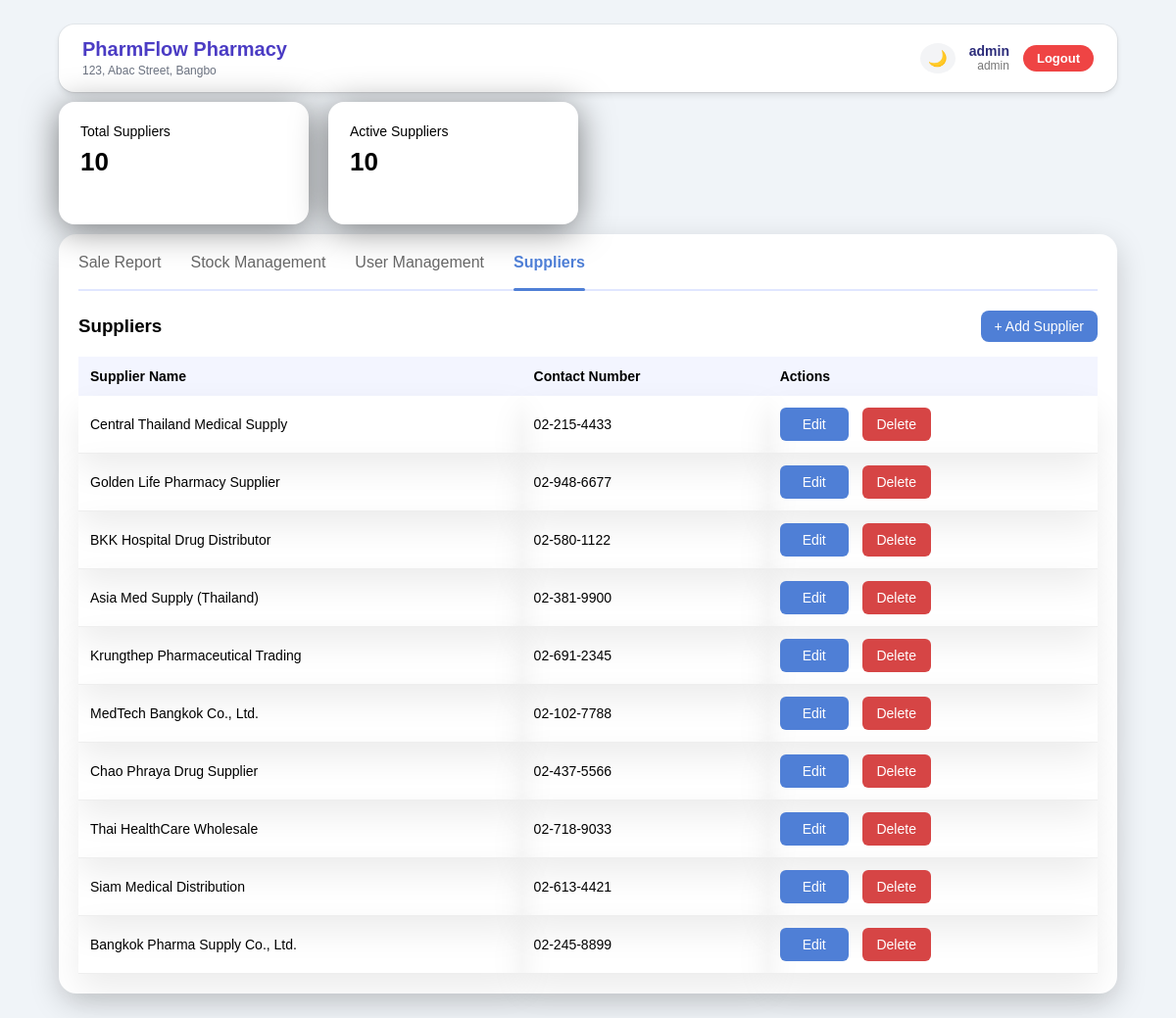
The page /admin/suppliers.php (signed in) on the database its author committed.
### tables this page shows
CREATE TABLE `suppliers` (
  `supplier_id` int(1) NOT NULL COMMENT 'Unique supplier identifier',
  `supplier_name` varchar(100) NOT NULL COMMENT 'Supplier/vendor company name',
  `contact_number` varchar(20) DEFAULT NULL COMMENT 'Supplier contact phone number',
  `created_at` timestamp NOT NULL DEFAULT current_timestamp() COMMENT 'Record creation date'
);

### admin/suppliers.php (the view, shortened to what this page needs)
<?php
require_once "../config/db.php";
?>
<!DOCTYPE html>
<html lang="en">
<head>
    <link rel="stylesheet" href="../assets/css/style.css">
    <link rel="stylesheet" href="../assets/css/dashboard.css">
</head>
<body>
<div class="dashboard-page">
    <?php include "../includes/header.php"; ?>
    <div class="dashboard-container">
    <?php include "../includes/stats_supplier.php"; ?>
        <div class="panel">
            <div class="tabs">
                <a href="sales_report.php">Sale Report</a>
                <a href="dashboard.php">Stock Management</a>
                <a href="users.php">User Management</a>
                <a class="active" href="suppliers.php">Suppliers</a>
            </div>
            <div class="panel-header">
                <h3>Suppliers</h3>
                <button class="btn-primary" onclick="openAddSupplier()">+ Add Supplier</button>
            </div>
            <table>
                <thead>
                    <tr>
                        <th>Supplier Name</th>
                        <th>Contact Number</th>
                        <th>Actions</th>
                    </tr>
                </thead>
                <tbody>
                <?php
                $result = $conn->query("SELECT * FROM suppliers ORDER BY supplier_id DESC");
                while ($row = $result->fetch_assoc()):
                ?>
                    <tr>
                        <td><?= htmlspecialchars($row["supplier_name"]) ?></td>
                        <td><?= htmlspecialchars($row["contact_number"]) ?></td>
                        <td>
                            <div class="action-buttons">
                                <button class="btn-edit"
                                    onclick='openEditSupplier(<?= json_encode($row) ?>)'>
                                    Edit
                                </button>
                                <a class="btn-delete"
                                   href="supplier_delete.php?id=<?= $row["supplier_id"] ?>"
                                   onclick="return confirm('Delete this supplier?')">
                                   Delete
                                </a>
                            </div>
                        </td>
                    </tr>
                <?php endwhile; ?>
                </tbody>
            </table>
        </div>
    </div>
</div>
</body>
</html>

### includes/header.php (shortened to what this page needs)
<div class="top-bar">
    <div class="brand">
        <h2>PharmFlow Pharmacy</h2>
        <small>123, Abac Street, Bangbo</small>
    </div>
    <div class="user-info">
        <button id="themeToggle" class="theme-toggle" title="Toggle dark mode">
            🌙
        </button>
        <div class="user-text">
            <span class="username"><?= htmlspecialchars($_SESSION["username"]) ?></span>
            <span class="role"><?= htmlspecialchars($_SESSION["role"]) ?></span>
        </div>
            <a href="../auth/logout.php" class="logout-btn">Logout</a>
    </div>
</div>

### includes/stats_supplier.php
<?php
require_once "../config/db.php";
$totalSuppliers = $conn->query(
    "SELECT COUNT(*) total FROM suppliers"
)->fetch_assoc()["total"] ?? 0;
$activeSuppliers = $conn->query(
    "SELECT COUNT(DISTINCT supplier_id) total
     FROM medicines
     WHERE supplier_id IS NOT NULL"
)->fetch_assoc()["total"] ?? 0;
?>
<div class="stats-grid">
    <div class="stat-card">
        <p>Total Suppliers</p>
        <h3><?= $totalSuppliers ?></h3>
    </div>
    <div class="stat-card success">
        <p>Active Suppliers</p>
        <h3><?= $activeSuppliers ?></h3>
    </div>
</div>

### assets/css/style.css (style rules this page uses)
* { box-sizing: border-box; font-family: Arial, sans-serif; }
body { margin: 0; min-height: 100vh; background: #F0F4F8; font-family: Arial, sans-serif; }
button { padding: 12px; border: none; border-radius: 10px; background: #4f7fd6; color: white; font-size: 16px; cursor: pointer; }

### assets/css/dashboard.css (style rules this page uses)
* { box-sizing: border-box; }
.dashboard-container { width: 100%; padding: 10px 60px 25px 60px; }
.dashboard-page { min-height: 100vh; }
.top-bar { background: white; padding: 16px 25px; display: flex; justify-content: space-between; align-items: center; border-radius: 14px; width: calc(100% - 120px); margin: 25px 60px 0px 60px; box-shadow: 0 10px 30px rgba(0,0,0,0.15); }
.brand h2 { margin: 0; color: #4b3cc4; }
.brand small { color: #777; }
.user-info { display: flex; align-items: center; gap: 14px; }
.user-text { display: flex; flex-direction: column; align-items: flex-end; line-height: 1.1; }
.user-text .username { font-weight: 600; color: #2c2c7a; font-size: 14px; }
.user-text .role { font-size: 12px; color: #777; }
.logout-btn { background: #d64545; color: white; padding: 8px 16px; border-radius: 10px; text-decoration: none; font-size: 14px; font-weight: 500; }
.stats-grid { display: grid; grid-template-columns: repeat(4, 1fr); gap: 20px; margin-bottom: 10px; }
.stat-card { background: white; padding: 22px; border-radius: 16px; box-shadow: 0 5px 35px rgba(0,0,0,0.5); transition: transform 0.25s ease, box-shadow 0.25s ease; }
.stat-card p { margin: 0; font-size: 14px; }
.stat-card h3 { margin-top: 8px; font-size: 26px; }
.tabs { display: flex; gap: 30px; padding-bottom: 10px; margin-bottom: 20px; border-bottom: 2px solid #e0e6ff; }
.tabs a { text-decoration: none; color: #666; font-weight: 500; padding-bottom: 8px; position: relative; }
.tabs a.active { color: #4f7fd6; font-weight: 600; }
.tabs a.active::after { content: ""; position: absolute; left: 0; bottom: -12px; width: 100%; height: 3px; background: #4f7fd6; border-radius: 2px; }
.panel { background: white; border-radius: 18px; padding: 20px; box-shadow: 0 10px 30px rgba(0,0,0,0.18); }
.panel-header { display: flex; justify-content: space-between; align-items: center; margin-bottom: 15px; }
.panel-header h3 { margin: 0; }
table { width: 100%; border-collapse: collapse; }
th { text-align: left; padding: 12px; background: #f3f5ff; font-size: 14px; }
td { box-shadow: 0 15px 35px rgba(0,0,0,0.08); transition: transform 0.25s ease, box-shadow 0.25s ease; }
td { padding: 12px; border-bottom: 1px solid #eee; font-size: 14px; }
.action-buttons a { display: inline-flex; align-items: center; justify-content: center; text-decoration: none; width: 70px; height: 34px; border-radius: 6px; font-size: 14px; }
.action-buttons { display: flex; gap: 8px; justify-content: left; }
.action-buttons button { width: 70px; height: 34px; font-size: 14px; border-radius: 6px; padding: 0; }
.btn-primary { background: #4f7fd6; color: white; padding: 8px 14px; border-radius: 8px; text-decoration: none; font-size: 14px; }
.btn-edit { background: #4f7fd6; color: white; border: none; padding: 6px 12px; border-radius: 6px; cursor: pointer; }
.btn-delete { background: #d64545; color: white; border: none; padding: 6px 12px; border-radius: 6px; margin-left: 6px; cursor: pointer; max-width: 200px; }
.theme-toggle { background: transparent; border: none; font-size: 20px; cursor: pointer; margin-left: 12px; }
.top-bar { display: flex; justify-content: space-between; align-items: center; padding: 14px 24px; background: #ffffff; border-radius: 16px; box-shadow: inset 0 0 0.5px 1px hsla(0, 0%, 100%, 0.075), 0 0 0 1px hsla(0, 0%, 0%, 0.05), 0 0.3px 0.4px hsla(0, 0%, 0%, 0.02), 0 0.9px 1.5px hsla(0, 0%, 0%, 0.045), 0 3.5px 6px hsla(0, 0%, 0%, 0.09); }
.brand h2 { margin: 0; font-size: 20px; font-weight: 700; }
.brand small { color: #6b7280; font-size: 12px; }
.user-text { display: flex; flex-direction: column; text-align: right; }
.username { font-weight: 600; font-size: 14px; }
.role { font-size: 12px; color: #6b7280; }
.logout-btn { padding: 6px 14px; border-radius: 999px; background: #ef4444; color: #fff; text-decoration: none; font-size: 13px; font-weight: 600; }
.theme-toggle { background: #f3f4f6; border: none; border-radius: 50%; padding: 6px 8px; cursor: pointer; font-size: 16px; transition: background 0.2s ease; }

### rows shown on the page
suppliers: supplier_name "Central Thailand Medical Supply", contact_number "02-215-4433"
suppliers: supplier_name "Golden Life Pharmacy Supplier", contact_number "02-948-6677"
suppliers: supplier_name "BKK Hospital Drug Distributor", contact_number "02-580-1122"
suppliers: supplier_name "Asia Med Supply (Thailand)", contact_number "02-381-9900"
suppliers: supplier_name "Krungthep Pharmaceutical Trading", contact_number "02-691-2345"
suppliers: supplier_name "MedTech Bangkok Co., Ltd.", contact_number "02-102-7788"
suppliers: supplier_name "Chao Phraya Drug Supplier", contact_number "02-437-5566"
suppliers: supplier_name "Thai HealthCare Wholesale", contact_number "02-718-9033"
suppliers: supplier_name "Siam Medical Distribution", contact_number "02-613-4421"
suppliers: supplier_name "Bangkok Pharma Supply Co., Ltd.", contact_number "02-245-8899"

### other values the page prints
$_SESSION["username"] "admin"
$_SESSION["role"] "admin"
$totalSuppliers "10"
$activeSuppliers "10"
